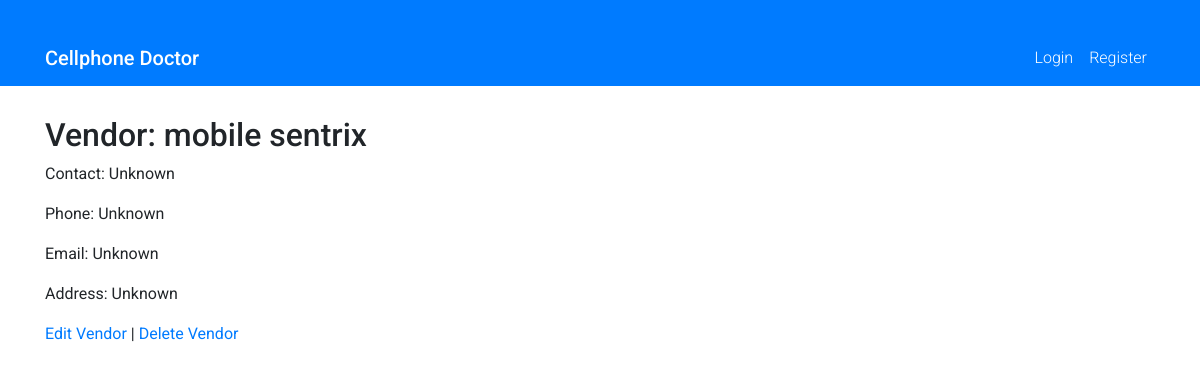
The app's page /store/vendor/1/ with its own data.
### store/models.py (models this page shows, shortened)
class Vendor(models.Model):
    name = models.CharField(max_length=200)
    contact_name = models.CharField(max_length=200, default="Unknown")
    phone = models.CharField(max_length=200, default="Unknown")
    email = models.CharField(max_length=200, default="Unknown")
    address = models.CharField(max_length=200, default="Unknown")
    class Meta:
        ordering = ('id',)
        verbose_name = 'Vendor'
        verbose_name_plural = 'Vendors'

### store/views.py (the view)
# urls.py: path('vendor/<int:pk>/', views.VendorDetailView.as_view(), name='vendor_detail'),
class VendorDetailView(DetailView):
    model = Vendor
    template_name = 'store/vendor/vendor_detail.html'

### store/templates/store/vendor/vendor_detail.html
{% extends 'base.html' %}
{% block content %}
    <h2>Vendor: {{ object.name }}</h2>
    <p>Contact: {{ object.contact_name }}</p>
    <p>Phone: {{ object.phone }}</p>
    <p>Email: {{ object.email }}</p>
    <p>Address: {{ object.address }}</p>
    <a href="{% url 'store:vendor_update' object.pk %}">Edit Vendor</a> |
    <a href="{% url 'store:vendor_delete' object.pk %}">Delete Vendor</a>
{% endblock %}

### static/css/styles.css (style rules this page uses)
body { font-family: 'Roboto', sans-serif; }

### records on screen
Vendor: name "mobile sentrix", contact_name "Unknown", phone "Unknown", email "Unknown", address "Unknown"
